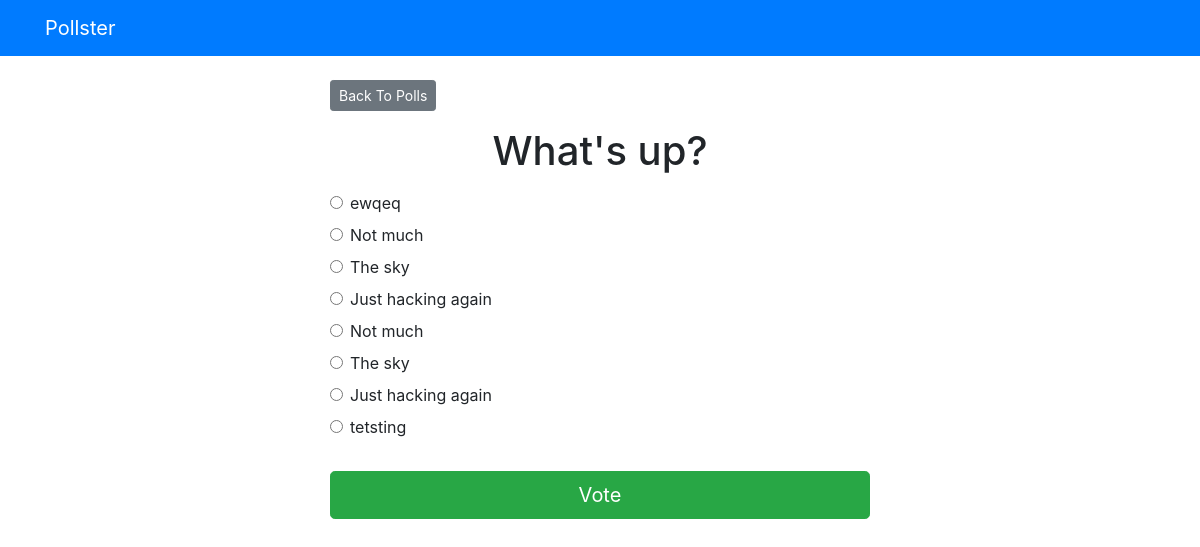
The page /polls/1/ on the database its author committed.
### polls/models.py (models this page shows, shortened)
class Question(models.Model):
    question_text = models.CharField(max_length=200)
    pub_date = models.DateTimeField('date published')

class Choice(models.Model):
    question = models.ForeignKey(Question, on_delete=models.CASCADE)
    choice_text = models.CharField(max_length=200)
    votes = models.IntegerField(default=0)

### polls/views.py (the view)
# urls.py: path('<int:question_id>/', views.detail, name='detail'),
def detail(request, question_id):
    try:
        question = Question.objects.get(pk=question_id)
    except Question.DoesNotExist:
        raise Http404("Question does not exist")
    return render(request, 'polls/detail.html', { 'question': question })

### templates/polls/detail.html (shortened to what this page needs)
{% extends 'base.html' %}
{% block content %}
<a class="btn btn-secondary btn-sm mb-3" href="{% url 'polls:index' %}">Back To Polls</a>
<h1 class="text-center mb-3">{{ question.question_text }}</h1>
<form action="{% url 'polls:vote' question.id %}" method="post">
    {% for choice in question.choice_set.all %}
    <div class="form-check">
        <input
                type="radio"
                name="choice"
                class="form-check-input"
                id="choice{{ forloop.counter }}"
                value="{{ choice.id }}"
        />
        <label for="choice{{ forloop.counter }}">{{ choice.choice_text }}</label
        >
    </div>
    {% endfor %}
    <input type="submit" value="Vote" class="btn btn-success btn-lg btn-block mt-4" />
</form>
{% endblock %}

### rows shown on the page
Question: question_text "What's up?"
Choice: choice_text "ewqeq"
Choice: choice_text "Not much"
Choice: choice_text "The sky"
Choice: choice_text "Just hacking again"
Choice: choice_text "Not much"
Choice: choice_text "The sky"
Choice: choice_text "Just hacking again"
Choice: choice_text "tetsting"
